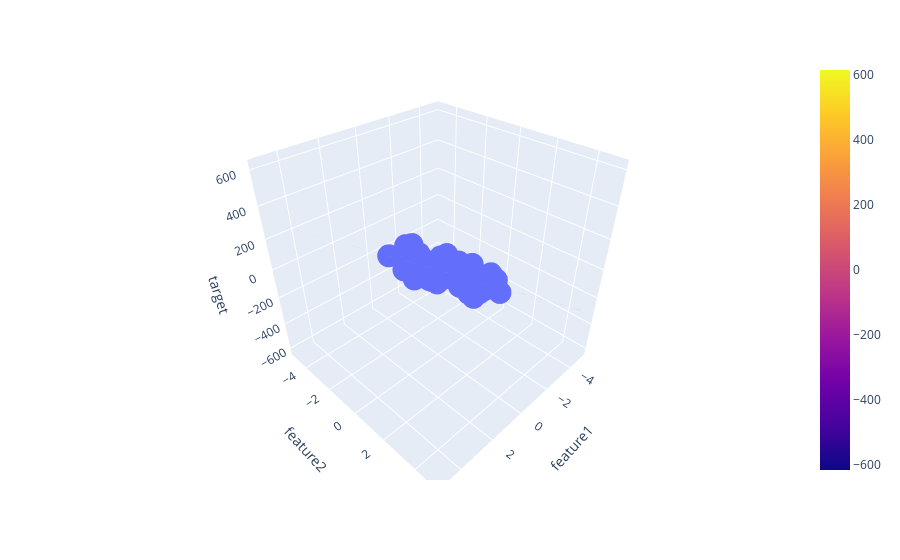

Here is the notebook cell this chart was saved with:
### Code cell
fig = px.scatter_3d(df, x='feature1', y='feature2', z='target')
fig.add_trace(go.Surface(x = x, y = y, z =z ))
fig.show()
